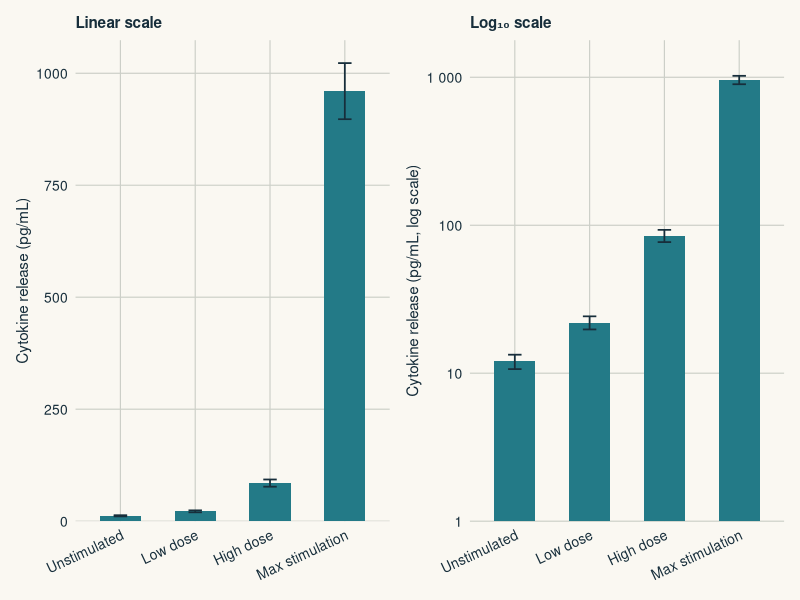

R code for this plot:
library(ggplot2)
library(patchwork)

# Simulated cytokine release: four conditions spanning three orders of magnitude
set.seed(7)
conditions <- c("Unstimulated", "Low dose", "High dose", "Max stimulation")
means      <- c(12, 22, 85, 960)
sds        <- c(3, 5, 18, 140)
n          <- 5

df <- data.frame(
  condition = factor(conditions, levels = conditions),
  mean      = means,
  se        = sds / sqrt(n)
)

clr_bar  <- "#237A87"
bg       <- "#FAF8F2"
ink      <- "#172E3B"
muted    <- "#59666a"
line_col <- "#cccfc8"

base_theme <- theme_minimal(base_family = "Helvetica", base_size = 12) +
  theme(
    plot.background  = element_rect(fill = bg, colour = NA),
    panel.background = element_rect(fill = bg, colour = NA),
    panel.grid.major = element_line(colour = line_col, linewidth = 0.4),
    panel.grid.minor = element_blank(),
    axis.text        = element_text(colour = ink, size = 10),
    axis.title       = element_text(colour = ink, size = 11),
    axis.text.x      = element_text(angle = 25, hjust = 1),
    plot.title       = element_text(colour = ink, size = 11, face = "bold")
  )

# Panel 1: linear scale — small values invisible
p_linear <- ggplot(df, aes(x = condition, y = mean)) +
  geom_col(fill = clr_bar, width = 0.55) +
  geom_errorbar(aes(ymin = mean - se, ymax = mean + se),
                width = 0.18, colour = ink, linewidth = 0.6) +
  scale_y_continuous(expand = expansion(mult = c(0, 0.05))) +
  labs(x = NULL, y = "Cytokine release (pg/mL)", title = "Linear scale") +
  base_theme

# Panel 2: log10 scale — all values visible
p_log <- ggplot(df, aes(x = condition, y = mean)) +
  geom_col(fill = clr_bar, width = 0.55) +
  geom_errorbar(aes(ymin = pmax(mean - se, 1), ymax = mean + se),
                width = 0.18, colour = ink, linewidth = 0.6) +
  scale_y_log10(
    breaks = c(1, 10, 100, 1000),
    labels = c("1", "10", "100", "1 000"),
    expand = expansion(mult = c(0, 0.08))
  ) +
  labs(x = NULL, y = "Cytokine release (pg/mL, log scale)", title = "Log₁₀ scale") +
  base_theme

combined <- p_linear + p_log +
  plot_layout(ncol = 2) &
  theme(plot.background = element_rect(fill = bg, colour = NA))

quartz(type = "png",
       file = "figures/generated/axis-break-vs-log.png",
       width = 8, height = 4.2, dpi = 180)
print(combined)
dev.off()
cat("saved figures/generated/axis-break-vs-log.png\n")
